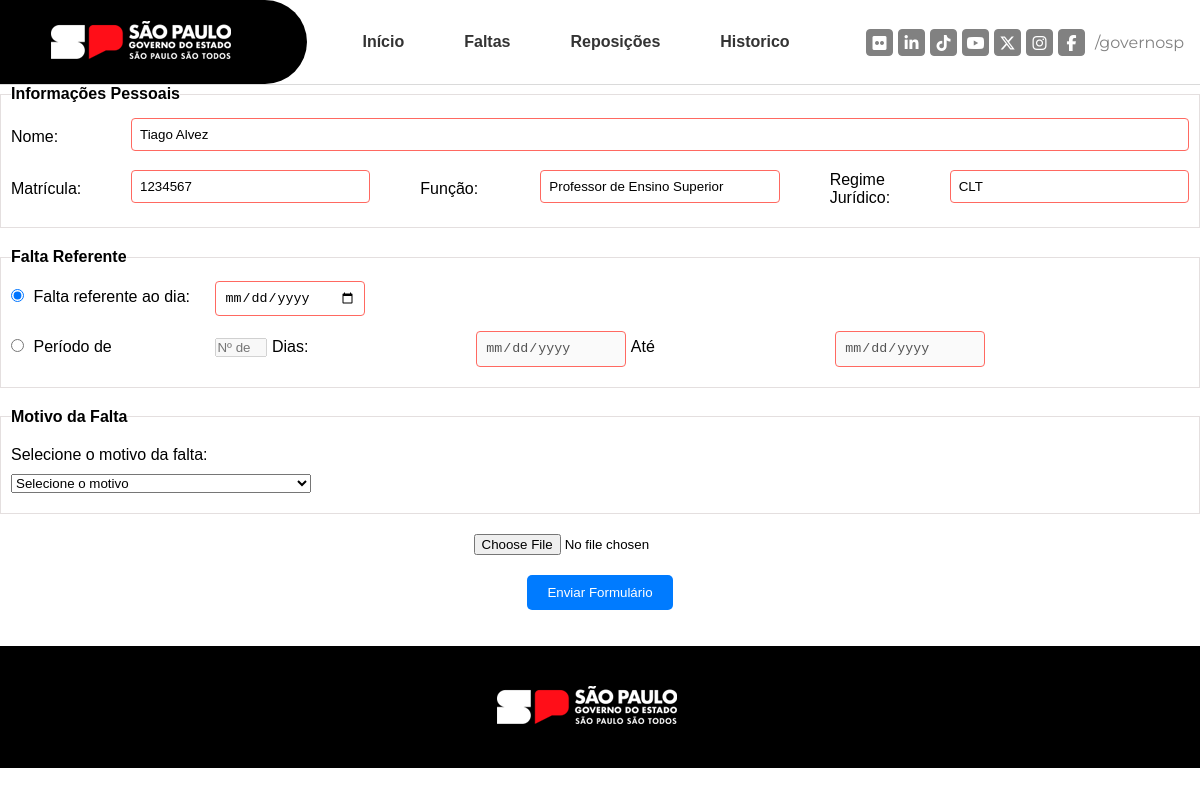
Page /piPADRAO/faltas.php on the committed database.
### tables this page shows
CREATE TABLE `funcionarios` (
  `idfuncionario` int NOT NULL,
  `nome` varchar(70) NOT NULL,
  `email` varchar(45) NOT NULL,
  `matricula` varchar(45) NOT NULL,
  `funcao` varchar(45) NOT NULL,
  `regime_juridico` varchar(45) DEFAULT NULL,
  `senha` varchar(255) NOT NULL
);

### piPADRAO/faltas.php (the view, shortened to what this page needs)
<?php
include 'conexao.php';
$idFuncionario = 1;
try {
  $stmtFuncionario = $conn->prepare("SELECT nome, matricula, funcao, regime_juridico FROM funcionarios WHERE idfuncionario = ?");
  $stmtFuncionario->execute([$idFuncionario]);
  $funcionario = $stmtFuncionario->fetch(PDO::FETCH_ASSOC);
} catch (PDOException $e) {
  $errorMessage = "Erro ao buscar informações do funcionário: " . $e->getMessage();
} catch (Exception $e) {
  $errorMessage = $e->getMessage();
}
?>
<!DOCTYPE html>
<html lang="pt-BR">
<head>
  <link rel="stylesheet" href="./css/faltas.css">
</head>
<body>
  <form method="POST" enctype="multipart/form-data">
    <fieldset>
      <legend>Informações Pessoais</legend>
      <div class="input-row">
        <label for="nome">Nome:</label>
        <input type="text" class="nome" name="nome" value="<?php echo htmlspecialchars($funcionario['nome']); ?>"
          readonly required>
      </div>
      <div class="input-row">
        <label for="matricula">Matrícula:</label>
        <input type="text" class="matricula" name="matricula"
          value="<?php echo htmlspecialchars($funcionario['matricula']); ?>" readonly required>
        <label for="funcao">Função:</label>
        <input type="text" class="funcao" name="funcao" value="<?php echo htmlspecialchars($funcionario['funcao']); ?>"
          readonly required>
        <label for="regime">Regime Jurídico:</label>
        <input type="text" class="regime" name="regime"
          value="<?php echo htmlspecialchars($funcionario['regime_juridico']); ?>" readonly required>
      </div>
    </fieldset>
    <fieldset class="faltas">
      <legend>Falta Referente</legend>
      <div class="radio-group">
        <label>
          <input type="radio" name="tipo_falta" value="unica" id="radio_unica" checked onclick="togglePeriodo(false)">
          Falta referente ao dia:
        </label>
        <input type="date" class="data-falta" name="data_unica" id="data_unica" onchange="gerarSelecaoCursos()">
      </div>
      <div class="radio-group">
        <label>
          <input type="radio" name="tipo_falta" value="periodo" id="radio_periodo" onclick="togglePeriodo(true)">
          Período de
        </label>
        <input type="number" class="num-dias" name="num_dias" id="num_dias" min="1" max="15" placeholder="Nº de dias">
        <label for="data-inicio-periodo">Dias: </label>
        <input type="date" class="data-inicio-periodo" name="data_inicio_periodo" id="data_inicio_periodo"
          onchange="gerarSelecaoCursosPeriodo()">
        <label for="data-fim-periodo">Até</label>
        <input type="date" class="data-fim-periodo" name="data_fim_periodo" id="data_fim_periodo" readonly>
      </div>
    </fieldset>
    <fieldset class="motivo-falta">
      <legend>Motivo da Falta</legend>
      <label for="motivo">Selecione o motivo da falta:</label>
      <select id="motivo" name="motivo">
        <option value="" disabled selected>Selecione o motivo</option>
      </select>
    </fieldset>
    <div class="form-footer">
      <input type="file" class="form-control" name="arquivo_pdf" accept=".pdf" id="fileInput" required>
    </div>
    <div class="form-footer">
      <button class="btn-enviar" type="submit">Enviar Formulário</button>
    </div>
  </form>
  <br><br>
  <footer>
    <div class="containerf">
      <a href="">
        <img src="img/logo-governo-do-estado-sp.png">
      </a>
    </div>
  </footer>
</body>
</html>

### piPADRAO/css/style.css (style rules this page uses)
* { margin: 0; padding: 0; box-sizing: border-box; }
body { font-family: "Montserrat", sans-serif; }
header { display: flex; width: 100%; height: 85px; }
.containerh { display: flex; height: 100%; width: 100%; background-color: #fff; justify-content: space-between; align-items: center; border-bottom: 1px solid #dadada; }
.first-columh { display: flex; align-items: center; justify-content: center; background-color: black; height: 100%; width: 307px; border-top-right-radius: 50px; border-bottom-right-radius: 50px; cursor: pointer; }
.social-media-sp { display: flex; margin: 0 1rem; }
.list-social-media { display: flex; list-style-type: none; }
.link-social-media { margin-left: 5px; }
.gov { display: flex; align-items: center; }
.descricaoh { margin-left: 10px; align-items: center; font-family: "Montserrat", sans-serif; color: #818181; }
.item-social-media { border: 1px solid #818181; width: 27px; height: 27px; line-height: 27px; text-align: center; border-radius: 15%; color: #fff; background-color: #818181; }
.containerf { display: flex; align-items: center; justify-content: center; height: 122px; width: 100%; background-color: rgb(209, 209, 209); }

### piPADRAO/css/faltas.css (style rules this page uses)
body { font-family: Arial, sans-serif; margin: 0; padding: 0; }
fieldset { border: 1px solid #e4dfdf; padding: 10px; margin-bottom: 20px; }
legend { font-weight: bold; }
label { display: block; margin-top: 10px; }
.input-row { display: flex; align-items: center; margin-bottom: 10px; }
.input-row label { flex: 0 0 120px; }
.input-row input { flex: 1; }
input[type="text"], input[type="date"], textarea { width: 100%; padding: 8px; margin-top: 5px; box-sizing: border-box; }
input[type="radio"], input[type="radio"] { margin-right: 5px; }
.form-footer { text-align: center; margin-top: 20px; }
.matricula { margin-right: 50px; }
.funcao { margin-right: 50px; }
input[type="text"]:required { border-color: #ff6961; }
input[type="text"] { width: 100%; padding: 8px; margin-top: 5px; box-sizing: border-box; border: 1px solid #ff6961; border-radius: 4px; }
.faltas label { display: inline-block; width: 200px; }
.faltas input[type="date"], .faltas .small-input { width: 150px; border: 1px solid #ff6961; border-radius: 4px; }
.motivo-falta label, .motivo-falta select { display: block; margin-bottom: 10px; }
.motivo-falta select { width: 300px; }
.menu { display: flex; gap: 20px; align-items: center; }
.menu a { text-decoration: none; color: #333; font-weight: bold; padding: 10px 20px; border-radius: 5px; transition: background-color 0.3s, color 0.3s; }
.btn-enviar { text-decoration: none; color: #fff; background-color: #007bff; border: none; padding: 10px 20px; border-radius: 5px; transition: background-color 0.3s, color 0.3s; cursor: pointer; bottom: 20px; z-index: 999; }
.containerf { display: flex; align-items: center; justify-content: center; height: 122px; width: 100%; background-color: black; }
.radio-group { margin-bottom: 10px; }

### piPADRAO/faltas.php (style rules this page uses)
.radio-group { margin-bottom: 10px; }

### rows in the picture
funcionarios: nome "Tiago Alvez", matricula "1234567", funcao "Professor de Ensino Superior", regime "CLT"
